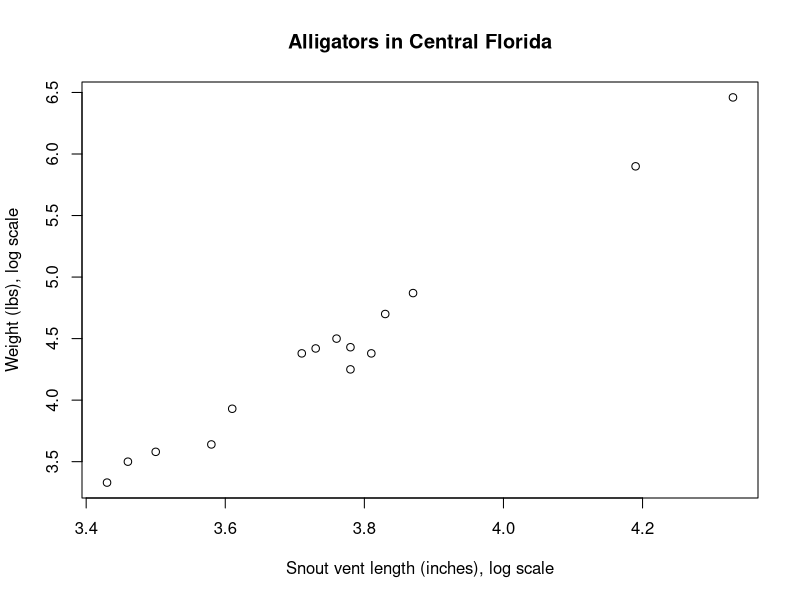

Write the R code that produced this figure. (Note: this script raises an error after producing the figure.)
x <- c(1,2,3,4,5)
y <- c(28.3, 16, 11, 24, 13.2)
cbind(x,y)
#########
alligator = data.frame(
  lnLength = c(3.87, 3.61, 4.33, 3.43, 3.81, 3.83, 3.46, 3.76,
               3.50, 3.58, 4.19, 3.78, 3.71, 3.73, 3.78),
  lnWeight = c(4.87, 3.93, 6.46, 3.33, 4.38, 4.70, 3.50, 4.50,
               3.58, 3.64, 5.90, 4.43, 4.38, 4.42, 4.25))
print(alligator)
plot(lnWeight ~ lnLength, data = alligator,
       xlab = "Snout vent length (inches), log scale",
       ylab = "Weight (lbs), log scale",
       main = "Alligators in Central Florida")
#create a linear model for the two variables
# lm(dependent ~ independent, data = dataframename)
gatormod1 = lm(lnWeight ~ lnLength, data = alligator)
#creates a linear model for these two variables
summary(gatormod1)
#this will show me all of the data about my linear model; same as SPSS
#now we have to see if the assumptions of linear regression are OK for this data
#look at some information about residuals (errors)
plot(resid(gatormod1) ~ fitted(gatormod1),
       xlab = "Fitted Values",
       ylab = "Residuals",
       main = "Residual Diagnostic Plot",
       panel = function(x, y, ...)
       {
         panel.grid(h = -1, v = -1)
         panel.abline(h = 0)
         panel.xyplot(x, y, ...)
       }
)


